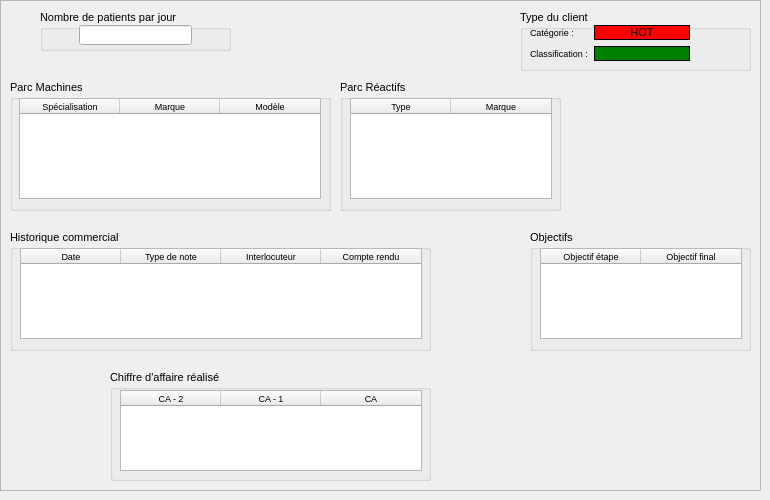
    <widget class="QWidget" name="tab_4">
     <attribute name="title">
      <string>Tab 1</string>
     </attribute>
     <widget class="QFrame" name="frame_resum">
      <property name="geometry">
       <rect>
        <x>0</x>
        <y>0</y>
        <width>761</width>
        <height>491</height>
       </rect>
      </property>
      <property name="font">
       <font>
        <pointsize>8</pointsize>
       </font>
      </property>
      <property name="frameShape">
       <enum>QFrame::StyledPanel</enum>
      </property>
      <property name="frameShadow">
       <enum>QFrame::Raised</enum>
      </property>
      <widget class="QGroupBox" name="groupBox">
       <property name="geometry">
        <rect>
         <x>110</x>
         <y>370</y>
         <width>321</width>
         <height>111</height>
        </rect>
       </property>
       <property name="title">
        <string>Chiffre d'affaire réalisé</string>
       </property>
       <widget class="QTableWidget" name="tableWidget_2">
        <property name="geometry">
         <rect>
          <x>10</x>
          <y>20</y>
          <width>302</width>
          <height>81</height>
         </rect>
        </property>
        <property name="font">
         <font>
          <pointsize>7</pointsize>
         </font>
        </property>
        <property name="cornerButtonEnabled">
         <bool>true</bool>
        </property>
        <column>
         <property name="text">
          <string>CA - 2</string>
         </property>
         <property name="font">
          <font>
           <pointsize>7</pointsize>
          </font>
         </property>
        </column>
        <column>
         <property name="text">
          <string>CA - 1</string>
         </property>
         <property name="font">
          <font>
           <pointsize>7</pointsize>
          </font>
         </property>
        </column>
        <column>
         <property name="text">
          <string>CA</string>
         </property>
         <property name="font">
          <font>
           <pointsize>7</pointsize>
          </font>
         </property>
        </column>
       </widget>
      </widget>
      <widget class="QGroupBox" name="groupBox_2">
       <property name="geometry">
        <rect>
         <x>10</x>
         <y>230</y>
         <width>421</width>
         <height>121</height>
        </rect>
       </property>
       <property name="title">
        <string>Historique commercial</string>
       </property>
       <widget class="QTableWidget" name="resum_histocomm">
        <property name="geometry">
         <rect>
          <x>10</x>
          <y>18</y>
          <width>402</width>
          <height>91</height>
         </rect>
        </property>
        <property name="font">
         <font>
          <pointsize>7</pointsize>
         </font>
        </property>
        <column>
         <property name="text">
          <string>Date</string>
         </property>
         <property name="font">
          <font>
           <pointsize>7</pointsize>
          </font>
         </property>
        </column>
        <column>
         <property name="text">
          <string>Type de note</string>
         </property>
         <property name="font">
          <font>
           <pointsize>7</pointsize>
          </font>
         </property>
        </column>
        <column>
         <property name="text">
          <string>Interlocuteur</string>
         </property>
         <property name="font">
          <font>
           <pointsize>7</pointsize>
          </font>
         </property>
        </column>
        <column>
         <property name="text">
          <string>Compte rendu</string>
         </property>
         <property name="font">
          <font>
           <pointsize>7</pointsize>
          </font>
         </property>
         <property name="background">
          <color>
           <red>0</red>
           <green>0</green>
           <blue>0</blue>
          </color>
         </property>
        </column>
       </widget>
      </widget>
      <widget class="QGroupBox" name="groupBox_3">
       <property name="geometry">
        <rect>
         <x>10</x>
         <y>80</y>
         <width>321</width>
         <height>131</height>
        </rect>
       </property>
       <property name="title">
        <string>Parc Machines</string>
       </property>
       <widget class="QTableWidget" name="resum_tab_parc">
        <property name="geometry">
         <rect>
          <x>9</x>
          <y>18</y>
          <width>302</width>
          <height>101</height>
         </rect>
        </property>
        <property name="maximumSize">
         <size>
          <width>500</width>
          <height>500</height>
         </size>
        </property>
        <property name="font">
         <font>
          <pointsize>7</pointsize>
         </font>
        </property>
        <column>
         <property name="text">
          <string>Spécialisation</string>
         </property>
         <property name="font">
          <font>
           <pointsize>7</pointsize>
          </font>
         </property>
        </column>
        <column>
         <property name="text">
          <string>Marque</string>
         </property>
         <property name="font">
          <font>
           <pointsize>7</pointsize>
          </font>
         </property>
        </column>
        <column>
         <property name="text">
          <string>Modèle</string>
         </property>
         <property name="font">
          <font>
           <pointsize>7</pointsize>
          </font>
         </property>
        </column>
       </widget>
      </widget>
      <widget class="QGroupBox" name="groupBox_4">
       <property name="geometry">
        <rect>
         <x>340</x>
         <y>80</y>
         <width>221</width>
         <height>131</height>
        </rect>
       </property>
       <property name="title">
        <string>Parc Réactifs</string>
       </property>
       <widget class="QTableWidget" name="resum_tab_reac">
        <property name="geometry">
         <rect>
          <x>10</x>
          <y>18</y>
          <width>202</width>
          <height>101</height>
         </rect>
        </property>
        <property name="font">
         <font>
          <pointsize>7</pointsize>
          <weight>50</weight>
          <italic>false</italic>
          <bold>false</bold>
         </font>
        </property>
        <property name="rowCount">
         <number>0</number>
        </property>
        <column>
         <property name="text">
          <string>Type</string>
         </property>
         <property name="font">
          <font>
           <pointsize>7</pointsize>
          </font>
         </property>
        </column>
        <column>
         <property name="text">
          <string>Marque</string>
         </property>
         <property name="font">
          <font>
           <pointsize>7</pointsize>
          </font>
         </property>
        </column>
       </widget>
      </widget>
      <widget class="QGroupBox" name="groupBox_5">
       <property name="geometry">
        <rect>
         <x>530</x>
         <y>230</y>
         <width>221</width>
         <height>121</height>
        </rect>
       </property>
       <property name="title">
        <string>Objectifs</string>
       </property>
       <widget class="QTableWidget" name="tableWidget_3">
        <property name="geometry">
         <rect>
          <x>10</x>
          <y>18</y>
          <width>202</width>
          <height>91</height>
         </rect>
        </property>
        <property name="font">
         <font>
          <pointsize>7</pointsize>
         </font>
        </property>
        <column>
         <property name="text">
          <string>Objectif étape</string>
         </property>
         <property name="font">
          <font>
           <pointsize>7</pointsize>
          </font>
         </property>
        </column>
        <column>
         <property name="text">
          <string>Objectif final</string>
         </property>
         <property name="font">
          <font>
           <pointsize>7</pointsize>
          </font>
         </property>
        </column>
       </widget>
      </widget>
      <widget class="QGroupBox" name="groupBox_6">
       <property name="geometry">
        <rect>
         <x>40</x>
         <y>10</y>
         <width>191</width>
         <height>41</height>
        </rect>
       </property>
       <property name="title">
        <string>Nombre de patients par jour</string>
       </property>
       <widget class="QLineEdit" name="lineEdit">
        <property name="geometry">
         <rect>
          <x>39</x>
          <y>15</y>
          <width>113</width>
          <height>20</height>
         </rect>
        </property>
       </widget>
      </widget>
      <widget class="QGroupBox" name="groupBox_7">
       <property name="geometry">
        <rect>
         <x>520</x>
         <y>10</y>
         <width>231</width>
         <height>61</height>
        </rect>
       </property>
       <property name="title">
        <string>Type du client</string>
       </property>
       <widget class="QWidget" name="formLayoutWidget">
        <property name="geometry">
         <rect>
          <x>10</x>
          <y>15</y>
          <width>160</width>
          <height>41</height>
         </rect>
        </property>
        <layout class="QFormLayout" name="formLayout">
         <item row="0" column="0">
          <widget class="QLabel" name="label">
           <property name="font">
            <font>
             <pointsize>7</pointsize>
            </font>
           </property>
           <property name="text">
            <string>Catégorie :</string>
           </property>
          </widget>
         </item>
         <item row="1" column="0">
          <widget class="QLabel" name="label_2">
           <property name="font">
            <font>
             <pointsize>7</pointsize>
            </font>
           </property>
           <property name="text">
            <string>Classification :</string>
           </property>
          </widget>
         </item>
         <item row="0" column="1">
          <widget class="QLabel" name="label_3">
           <property name="styleSheet">
            <string notr="true">background: red; border: 1px solid black;</string>
           </property>
           <property name="text">
            <string>HOT</string>
           </property>
           <property name="alignment">
            <set>Qt::AlignCenter</set>
           </property>
          </widget>
         </item>
         <item row="1" column="1">
          <widget class="QLabel" name="label_4">
           <property name="styleSheet">
            <string notr="true">background: green; border: 1px solid black;</string>
           </property>
           <property name="text">
            <string/>
           </property>
          </widget>
         </item>
        </layout>
       </widget>
      </widget>
     </widget>
    </widget>
